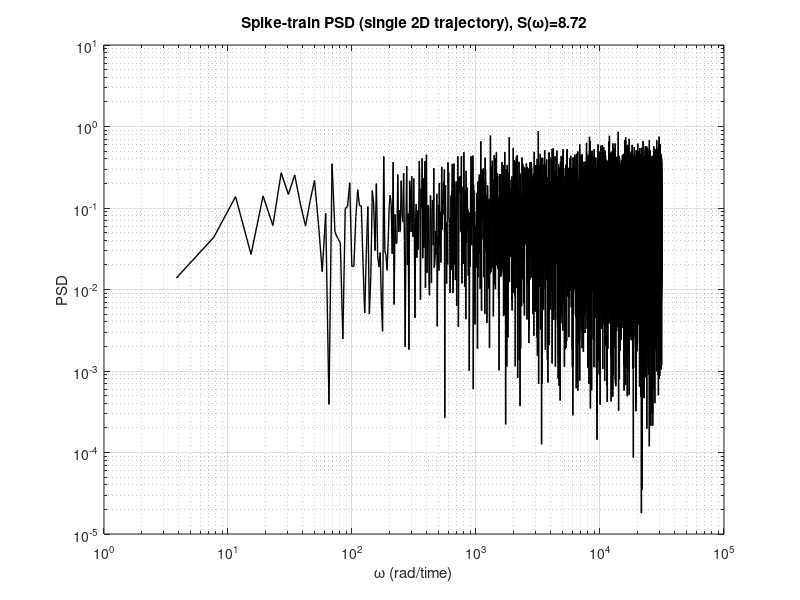

Recreate this plot in MATLAB.
function results = matlab_validate_2d_psd(varargin)
% matlab_validate_2d_psd
% Simulate ONE 2D system (v,g) and compute PSD of firing events.
% Parameter defaults are aligned with 2_3Tensor_2D_neuron_v_g_spectrum.py.
%
% Example:
%   results = matlab_validate_2d_psd('omega',10,'T',200,'dt',1e-4);

p = inputParser;

% Simulation controls
p.addParameter('dt', 1e-4, @(x)isnumeric(x) && isscalar(x) && x>0);
p.addParameter('T', 200, @(x)isnumeric(x) && isscalar(x) && x>0);
p.addParameter('burn_in', 20, @(x)isnumeric(x) && isscalar(x) && x>=0);
p.addParameter('seed', 123, @(x)isnumeric(x) && isscalar(x));

% Model parameters (consistent names/defaults with theoretical python code)
p.addParameter('mu_ex', 8.0, @isscalar);
p.addParameter('mu_ffd', 0.0, @isscalar);
p.addParameter('tau_m', 0.02, @isscalar);
p.addParameter('tau_ee', 0.004, @isscalar);
p.addParameter('sigma_ex', 2.0, @isscalar);
p.addParameter('sigma_ffd', 0.8, @isscalar);
p.addParameter('p_ee', 0.2, @isscalar);
p.addParameter('s_ee', 1.0, @isscalar);
p.addParameter('V_thres', 20.0, @isscalar);
p.addParameter('V_reset', 0.0, @isscalar);
p.addParameter('v0', 0.0, @isscalar);
p.addParameter('g0', 0.0, @isscalar);

% PSD settings
p.addParameter('omega', 10.0, @(x)isnumeric(x) && isscalar(x) && x>=0); % rad/time
p.addParameter('nfft', 2^14, @(x)isnumeric(x) && isscalar(x) && x>0);
p.addParameter('plot_on', true, @(x)islogical(x) || isnumeric(x));
p.addParameter('save_mat', 'sec24_single_traj_validation.mat', @ischar);

p.parse(varargin{:});
P = p.Results;
rng(P.seed);

N_total = floor(P.T / P.dt);
N_burn = floor(P.burn_in / P.dt);
if N_burn >= N_total
    error('burn_in must be smaller than T.');
end

v = P.v0;
g = P.g0;

sigma_v_step = (P.sigma_ex / P.tau_m) * sqrt(P.dt);
sigma_g_step = (P.sigma_ffd * P.s_ee * sqrt(P.p_ee) / P.tau_ee) * sqrt(P.dt);

spike_times = zeros(1, max(128, floor((P.T-P.burn_in)/P.dt/20)));
n_spk = 0;

for k = 1:N_total
    v = v + ((-v + P.mu_ex + g) / P.tau_m) * P.dt + sigma_v_step * randn;
    g = g + ((-g + P.s_ee * P.mu_ffd * P.p_ee) / P.tau_ee) * P.dt + sigma_g_step * randn;

    if v >= P.V_thres
        if k > N_burn
            n_spk = n_spk + 1;
            if n_spk > numel(spike_times)
                spike_times = [spike_times, zeros(1, numel(spike_times))]; %#ok<AGROW>
            end
            spike_times(n_spk) = (k-1) * P.dt;
        end
        v = P.V_reset;
    end
end
spike_times = spike_times(1:n_spk);

T_eff = P.T - P.burn_in;
r0 = n_spk / T_eff;

% PSD at given omega from point-process Fourier sum
if isempty(spike_times)
    Fomega = 0;
else
    Fomega = sum(exp(-1i * P.omega * spike_times));
end
S_omega = (1 / T_eff) * abs(Fomega)^2;

% Optional diagnostic PSD curve from binned spike train
spk = zeros(1, N_total - N_burn);
if n_spk > 0
    idx = floor((spike_times - P.burn_in) / P.dt) + 1;
    idx = idx(idx >= 1 & idx <= numel(spk));
    spk(idx) = spk(idx) + 1/P.dt;
end
x = spk;
X = fft(x, P.nfft);
Fs = 1 / P.dt;
f = (0:P.nfft-1) * (Fs / P.nfft);
omega_grid = 2*pi*f;
Pxx = (P.dt / numel(x)) * abs(X).^2;
half = floor(P.nfft/2) + 1;

results = struct();
results.params = P;
results.r0 = r0;
results.n_spikes = n_spk;
results.spike_times = spike_times;
results.omega = P.omega;
results.S_omega = S_omega;
results.omega_grid = omega_grid(1:half);
results.psd_curve = Pxx(1:half);

save(P.save_mat, '-struct', 'results');
fprintf('Saved %s\n', P.save_mat);
fprintf('r0=%.6g, spikes=%d, S(omega=%.6g)=%.6g\n', r0, n_spk, P.omega, S_omega);

if P.plot_on
    figure('Color','w');
    loglog(results.omega_grid, results.psd_curve, 'k-', 'LineWidth',1.0); hold on;
    xlabel('\omega (rad/time)'); ylabel('PSD');
    title(sprintf('Spike-train PSD (single 2D trajectory), S(\\omega)=%.3g', S_omega));
    grid on;
end

end
